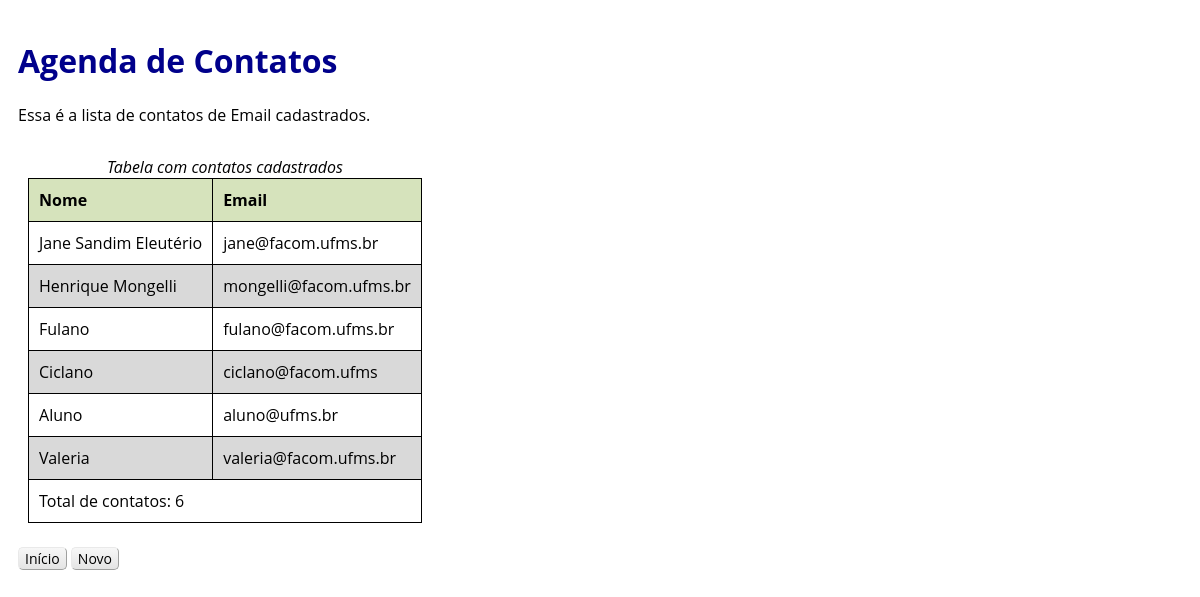
/?funcao=listar, run on the app's committed database.
### tables this page shows
CREATE TABLE tbcontato(
    id INTEGER PRIMARY KEY AUTOINCREMENT NOT NULL UNIQUE,
    nome VARCHAR NOT NULL,
    email VARCHAR NOT NULL
);

### index.php (called while the page is built, shortened)
<?php
require_once 'controller/Controle.php';
$controller = new Controle();
$controller->init();
?>

### model/AbstractFactory.php (called while the page is built, shortened)
<?php
abstract class AbstractFactory {
    public function __construct() {
        try {
            $this->db = new PDO("sqlite:model/DB_Contato.sqlite");
        } catch (PDOException $exception) {
            echo $exception->getMessage();
        } catch (Exception $exception) {
            echo $exception->getMessage();
        }
    }
    protected function queryRowsToListOfObjects
    (PDOStatement $result, $nameObject): array {
        $list = array();
        $r = $result->fetchAll(PDO::FETCH_NUM);
        foreach ($r as $row) {
            unset($row[0]);
            $ref = new ReflectionClass($nameObject);
            $list[] = $ref->newInstanceArgs($row);
        }
        return $list;
    }
}
?>

### model/ContatoFactory.php (called while the page is built, shortened)
<?php
require_once("Contato.php");
require_once("AbstractFactory.php");
class ContatoFactory extends AbstractFactory {
  public function listar(): array {
    $sql = "SELECT * FROM tbcontato";
    try {
      $resultRows = $this->db->query($sql);
      $resultObject = $this->queryRowsToListOfObjects($resultRows, "Contato");
      return $resultObject;
    } catch (Exception $exc) {
      echo $exc->getMessage();
      $resultObject = array();
    }
  }
}
?>

### model/Contato.php (called while the page is built)
<?php
class Contato {
    private  $nome;
    private  $email;
    public function __construct(string $nome, string $email) {
        $this->nome = $nome;
        $this->email = $email;
    }
    public function getNome(): string {
        return $this->nome;
    }
    public function getEmail(): string {
        return $this->email;
    }
}
?>

### view/lista.php (the view, shortened to what this page needs)
<!DOCTYPE html>
<html lang="pt-br">
<head>
    <link rel="stylesheet" type="text/css" href="view/estilo.css"/>
</head>
<body>
    <h1>Agenda de Contatos</h1>
    <p>Essa é a lista de contatos de Email cadastrados.</p>
    <?php
    if (isset($agendaContatos) && count($agendaContatos) >= 1) {
        ?>
        <table>
            <caption>Tabela com contatos cadastrados</caption>
            <thead>
                <tr>
                    <th>Nome</th>
                    <th>Email</th>
                </tr>
            </thead>
            <tbody>
                <?php
                foreach ($agendaContatos as $c) {
                    echo "<tr><td> " . $c->getNome() . " </td>";
                    echo "<td> " . $c->getEmail() . " </td></tr>";
                }
                ?>
            </tbody>
            <tfoot>
                <tr>
                    <td colspan="2">Total de contatos: <?php echo count($agendaContatos) ?></td>
                </tr>
            </tfoot>
        </table>
        <?php
    }
    ?>
    <p>
        <a href="?">Início</a>
        <a href="?funcao=novo">Novo</a>
    </p>
</body>
</html>

### controller/Controle.php (shortened to what this page needs)
<?php
require_once("model/Contato.php");
require_once("model/ContatoFactory.php");
class Controle {
    private $factory;
    public function __construct() {
        $this->factory = new ContatoFactory();
    }
    public function init() {
        if (isset($_GET['funcao'])) {
            $f = $_GET['funcao'];
        } else {
            $f = "";
        }
        switch ($f) {
            case 'listar': $this->lista(); break;
        }
    }
    public function lista() {
        $agendaContatos = $this->factory->listar();
        require 'view/lista.php';
    }
}
?>

### view/estilo.css (style rules this page uses)
body { font-family: "Open Sans", arial, sans-serif; padding: 10px; }
h1 { color: darkblue; }
table { border-collapse: collapse; margin:10px; margin-top:30px; }
th { border: 1px solid #000000; padding: 10px; background-color: #d6e3bc; text-align: left; }
td { border: 1px solid #000000; padding: 10px; }
tr:nth-child(even) { background-color: #d9d9d9; }
caption { font-style:italic; }
a , input[type=submit] { margin: 8px 0; border-radius: 5px; text-decoration: none; font-size:14px; display: inline-block; padding: 1px 6px; background-image: linear-gradient(to bottom, #f7f7f7, #e4e4e4); color: black; border-style: solid; border-width: 1px; border-color: #e9e9e9 #9fa09f #9fa09f #e9e9e9; }

### data on the page
tbcontato: nome "Jane Sandim Eleutério", email "jane@facom.ufms.br"
tbcontato: nome "Henrique Mongelli", email "mongelli@facom.ufms.br"
tbcontato: nome "Fulano", email "fulano@facom.ufms.br"
tbcontato: nome "Ciclano", email "ciclano@facom.ufms"
tbcontato: nome "Aluno", email "aluno@ufms.br"
tbcontato: nome "Valeria", email "valeria@facom.ufms.br"

### other printed values
count($agendaContatos) "6"
